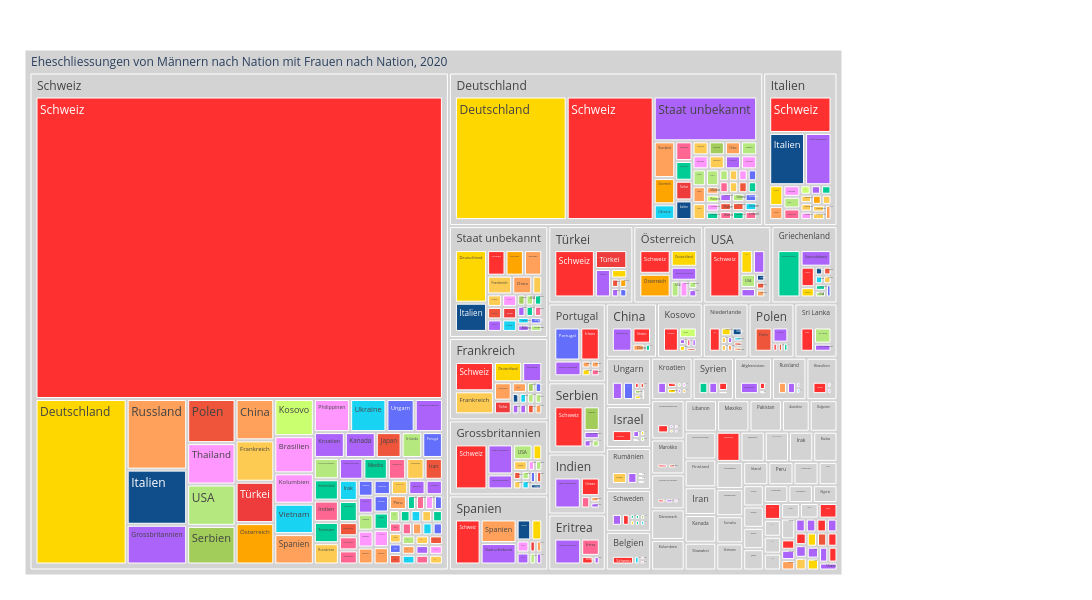

Write notebook code for a chart like this one.
### Code cell
fig = px.treemap(myTreemapAgg.reset_index(), path=[px.Constant("Eheschliessungen von Männern nach Nation mit Frauen nach Nation, 2020"), 'NationMHistLang','NationFHistLang',]
                 , values='sum_AnzSchl'
                 , color='NationFHistLang'
                 ## bei discrete scales (bei Klassen und Strings):                 
                 , color_discrete_map={'(?)':'lightgrey','Deutschland':'gold', 'Schweiz':'#FF3030', 'Türkei':'#EE3B3B', 'Serbien':'#A2CD5A','Kosovo':'#CAFF70','Österreich':'orange','Italien':'#104E8B','AL':'deeppink','SVP':'forestgreen', 'FL ZÜRI':'#8B864E','Volt':'#lightblue' }                
                 ## bei continuous scales (bei Zahlenwerten):
                , color_continuous_scale='Blues'
                #, color_continuous_midpoint=np.average(df['AnzBestWir'], weights=df['AnzBestWir'])  
                 ,height=600
                 ,width=1300                 
                )
fig.update_traces(root_color="grey")
fig.update_layout(margin = dict(t=50, l=25, r=250, b=25))
fig.show()

### Figure 1 — Plotly figure (JSON) as saved in the notebook; plotly's stock layout.template omitted (floating-point values rounded to 4 significant figures; data arrays with more than 128 entries replaced by an {"elided": "..."} marker saying what was removed)
{"data": [{"branchvalues": "total", "customdata": {"elided": "573x1 str values"}, "domain": {"x": [0, 1], "y": [0, 1]}, "hovertemplate": "labels=%{label}<br>sum_AnzSchl=%{value}<br>parent=%{parent}<br>id=%{id}<br>NationFHistLang=%{customdata[0]}<extra></extra>", "ids": {"elided": "573 str values"}, "labels": {"elided": "573 str values"}, "marker": {"colors": {"elided": "573 str values"}}, "name": "", "parents": {"elided": "573 str values"}, "root": {"color": "grey"}, "type": "treemap", "values": {"elided": "573 int values"}}], "layout": {"height": 600, "legend": {"tracegroupgap": 0}, "margin": {"b": 25, "l": 25, "r": 250, "t": 50}, "width": 1300}}
